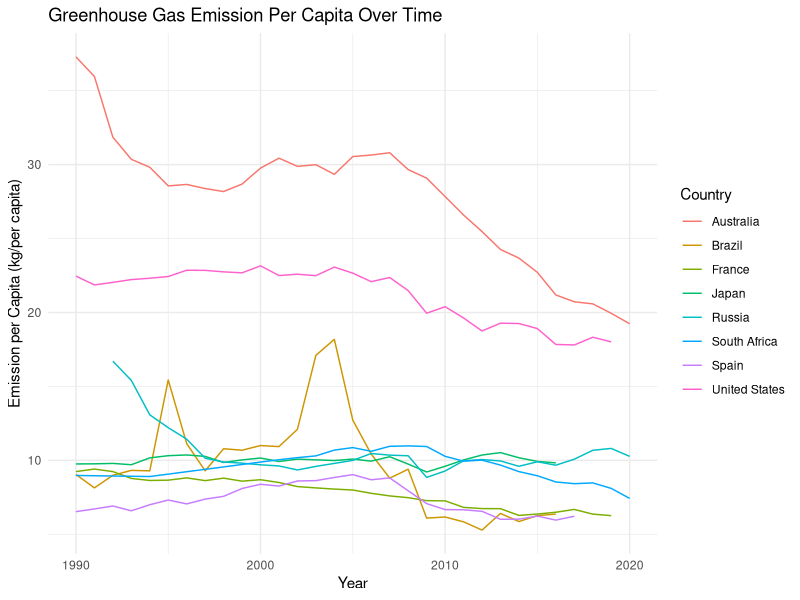

Here is the R script that generated this plot: (Note: this script raises an error after producing the figure.)
## ---- chunk 1
library(dplyr)
library(tidyr)
library(ggplot2)
library(knitr)
library(kableExtra)
## ---- chunk 2
data <- read.csv("data/ghg_and_nutrients_data.csv")
## ---- chunk 3
filtered_data <- subset(data, select = c("Country","Year","Total.emissions.including.LULUCF.per.capita..kg.per.capita."))

GHG_overtime_capita <- ggplot(filtered_data, aes(x = Year, y = Total.emissions.including.LULUCF.per.capita..kg.per.capita., color = Country)) +
  geom_line() +
  labs(title = "Greenhouse Gas Emission Per Capita Over Time", x = "Year", y = "Emission per Capita (kg/per capita)", color = "Country") + theme_minimal() 

GHG_overtime_capita

## ---- chunk 4

change_table <- data %>%
  filter(Year > 1990) %>%
  group_by(Country) %>%
  summarize(Change = last(Total.emissions.including.LULUCF.per.capita..kg.per.capita.) - first(Total.emissions.including.LULUCF.per.capita..kg.per.capita.)) %>%
  arrange(desc(Change))

# Create a formatted table
kt <- kable(change_table, format = "markdown", col.names = c("Country", "Change in Emissions (kg per capita)")) %>%
  kable_styling(bootstrap_options = "striped", full_width = FALSE) %>%
  add_header_above(c(" " = 1, "Emissions Change Table" = 2))
kt
## ---- chunk 5

france_data <- subset(data, Country == 'France')

france_data$Year_centered <- france_data$Year - 1990
model <- lm(Total.emissions.including.LULUCF..Index.1990.100. ~ Year_centered, data = france_data)
all_years <- 1990:2040
all_years_centered <- all_years - 1990
extended_data <- data.frame(Year_centered = all_years_centered)
extended_predictions <- predict(model, newdata = extended_data)
prediction_data <- data.frame(Year = all_years, Predicted_Emissions = extended_predictions)

## ---- chunk 6
linear <- ggplot( ) +
  geom_point(data = france_data, aes(x = Year, y = Total.emissions.including.LULUCF..Index.1990.100.), color = "blue", shape = 4, size = 2) +
  geom_line(data = prediction_data, aes(x = Year, y = Predicted_Emissions), color = "green", linetype = "dashed") +
  labs(title = "Greenhouse Gas Emissions Index in France - Linear Regression",
       x = "Year", y = "Emissions Index (1990 = 100)")  + 
  theme_minimal() +
  scale_color_manual(name = "Data Type", 
                     values = c("blue", "green"), labels = c("Original Data", "Predicted Data")) +
  theme(legend.position = "right")

linear
## ---- chunk 7
poly_model <- lm(Total.emissions.including.LULUCF..Index.1990.100. ~ poly(Year, degree = 2), data = france_data)
extended_data_poly <- data.frame(Year = all_years)
extended_predictions_poly <- predict(poly_model, newdata = extended_data_poly)

poly <- ggplot() +
  geom_point(data = france_data, aes(x = Year, y = Total.emissions.including.LULUCF..Index.1990.100.), color = "blue", shape = 4, size = 2) +
  geom_line(data = data.frame(Year = all_years, Predicted_Emissions = extended_predictions_poly), aes(x = Year, y = Predicted_Emissions), color = "green") +
  labs(title = "Greenhouse Gas Emissions Index in France",
       x = "Year", y = "Emissions Index (1990 = 100)")  + 
  theme_minimal() +
  scale_color_manual(name = "Data Type", 
                     values = c("Original Data" = "blue", "Polynomial Regression" = "green")) +
  theme(legend.position = "right")

poly
## ---- chunk 8

r2m <- summary(model)$r.squared
r2p <- summary(poly_model)$r.squared


r2_table <- data.frame(Model = c("Linear Regression", "Polynomial Regression"), R2_Value = c(r2m, r2p))

r2_table_formatted <- kable(r2_table, format = "markdown", col.names = c("Model", "R^2 Value")) %>%
  kable_styling(bootstrap_options = "striped", full_width = FALSE)

r2_table_formatted
## ---- chunk 9
# Filter data for USA and China
data_filtered <- data[data$Country %in% c("United States", "France"),]

# Plot Phosphorus vs Nitrogen over Year for USA and Brazil
p_vs_n <- ggplot(data_filtered, aes(x=Year)) +
  geom_line(aes(y=`Phosphorus..kg.`, color="Phosphorus"), na.rm=TRUE) +
  geom_line(aes(y=`Nitrogen..kg.`, color="Nitrogen"), na.rm=TRUE) +
  facet_wrap(~Country) +
  labs(color="Element", y="Quantity (kg)", title="Phosphorus vs Nitrogen over Year for USA and Brazil") +
  theme_minimal()

p_vs_n
## ---- chunk 10

data_filtered <- data[data$Country %in% c("United States", "France"),]

co2_year <- ggplot(data_filtered, aes(x=Year, y=`Agriculture..Tonnes.of.CO2.equivalent.`, color=Country)) +
  geom_line(na.rm=TRUE) +
  labs(y="Agriculture CO2 equivalent (Tonnes)", title="Agriculture CO2 equivalent over Year for USA and Brazil") +
  theme_minimal()


co2_year
